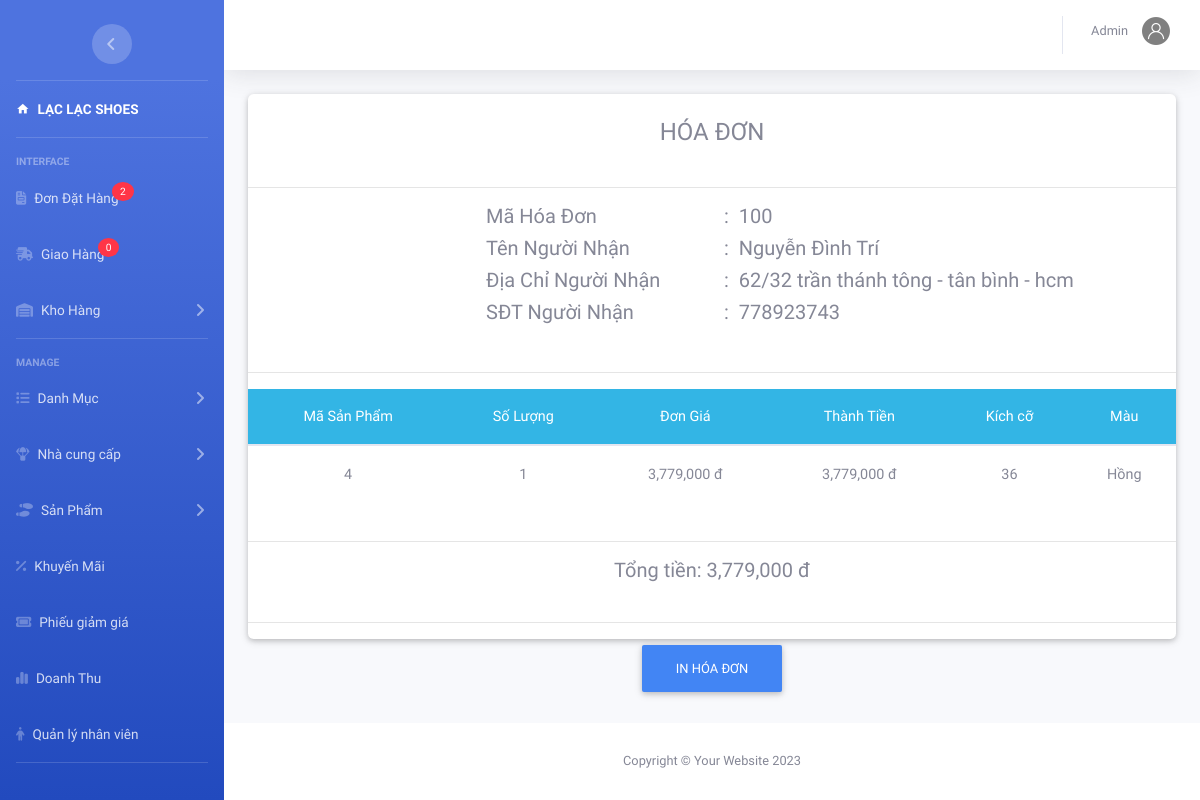
Page /admin/index.php?action=kho&view=chitietdh&mahd=100 (signed in) on the committed database.
### tables this page shows
CREATE TABLE `nguoinhan` (
  `MaHD` int(11) NOT NULL,
  `TenNN` varchar(50) NOT NULL,
  `DiaChiNN` text NOT NULL,
  `SDTNN` varchar(12) NOT NULL
);

CREATE TABLE `chitiethoadon` (
  `MaHD` int(11) NOT NULL,
  `MaSP` int(11) NOT NULL,
  `SoLuong` int(11) NOT NULL,
  `DonGia` decimal(10,0) NOT NULL,
  `ThanhTien` decimal(10,0) NOT NULL,
  `Size` int(11) NOT NULL,
  `MaMau` varchar(50) NOT NULL
);

### admin/kho/chitietdh.php (the view)
<?php
include_once('../model/database.php');
$mahd = $_GET['mahd'];
$sql = "select * from chitiethoadon where MaHD=$mahd ";
$rs = mysqli_query($conn, $sql);
$sql2 = "select * from nguoinhan where MaHD=$mahd ";
$rs2 = mysqli_query($conn, $sql2);
$row2 = mysqli_fetch_array($rs2);
?>
<div class="container-fluid">
	<div class="row">
		<div class="col-md-12 grid-margin stretch-card">
			<div class="card">
				<br>
				<h4 class="m-auto"> HÓA ĐƠN</h4><br>
				<hr>
				<div class="row">
					<div class="col-md-3"></div>
					<div class="col-md-3">
						<h5>Mã Hóa Đơn </h5>
					</div>
					<div class="col-md-6">
						<h5>: &#160;<?php echo $mahd ?></h5>
					</div>
					<div class="col-md-3"></div>
					<div class="col-md-3">
						<h5>Tên Người Nhận </h5>
					</div>
					<div class="col-md-6">
						<h5>: &#160;<?php echo $row2['TenNN']; ?></h5>
					</div>
					<div class="col-md-3"></div>
					<div class="col-md-3">
						<h5>Địa Chỉ Người Nhận </h5>
					</div>
					<div class="col-md-6">
						<h5>: &#160;<?php echo $row2['DiaChiNN'] ?></h5>
					</div>
					<div class="col-md-3"></div>
					<div class="col-md-3">
						<h5>SĐT Người Nhận </h5>
					</div>
					<div class="col-md-6">
						<h5>: &#160;<?php echo $row2['SDTNN'] ?></h5>
					</div>
				</div>
				<br>
				<hr>
				<table class="table table-hover m-auto text-center" style="font-size: 13px;">
					<thead class="badge-info">
						<tr>
							<th>Mã Sản Phẩm</th>
							<th>Số Lượng </th>
							<th>Đơn Giá</th>
							<th>Thành Tiền</th>
							<th>Kích cỡ</th>
							<th>Màu</th>
						</tr>
					</thead>
					<tbody>
						<?php $so = 0;
						while ($row = mysqli_fetch_array($rs)) {
							$so = $so + $row['ThanhTien']; ?>
							<tr>
								<td><?php echo $row['MaSP']; ?></td>
								<td><?php echo $row['SoLuong']; ?></td>
								<td><?php echo number_format($row['DonGia']) . ' đ'; ?></td>
								<td><?php echo number_format($row['ThanhTien']) . ' đ'; ?></td>
								<td><?php echo $row['Size']; ?></td>
								<td><?php echo $row['MaMau']; ?></td>
							</tr>
						<?php	} ?>
					</tbody>
				</table><br>
				<hr>
				<h5 class="m-auto">Tổng tiền: <?php echo number_format($so) . ' đ'; ?></h5>
				<br>
				<hr>
			</div>
		</div>
		<div class="col-12">
			<center>
				<button type="sub" name="dk" value="đã duyệt" class="btn btn-primary">In hóa Đơn</button>
			</center>
		</div>
	</div>
</div>

### rows in the picture
nguoinhan: TenNN "Nguyễn Đình Trí", DiaChiNN "62/32 trần thánh tông - tân bình - hcm", SDTNN "778923743"
chitiethoadon: MaSP "4", SoLuong "1", DonGia "3,779,000", ThanhTien "3,779,000", Size "36", MaMau "Hồng"

### other values in the picture
$dem "2"
$dem "0"
$nv['TenNV'] "Admin"
$mahd "100"
$so "3,779,000"
